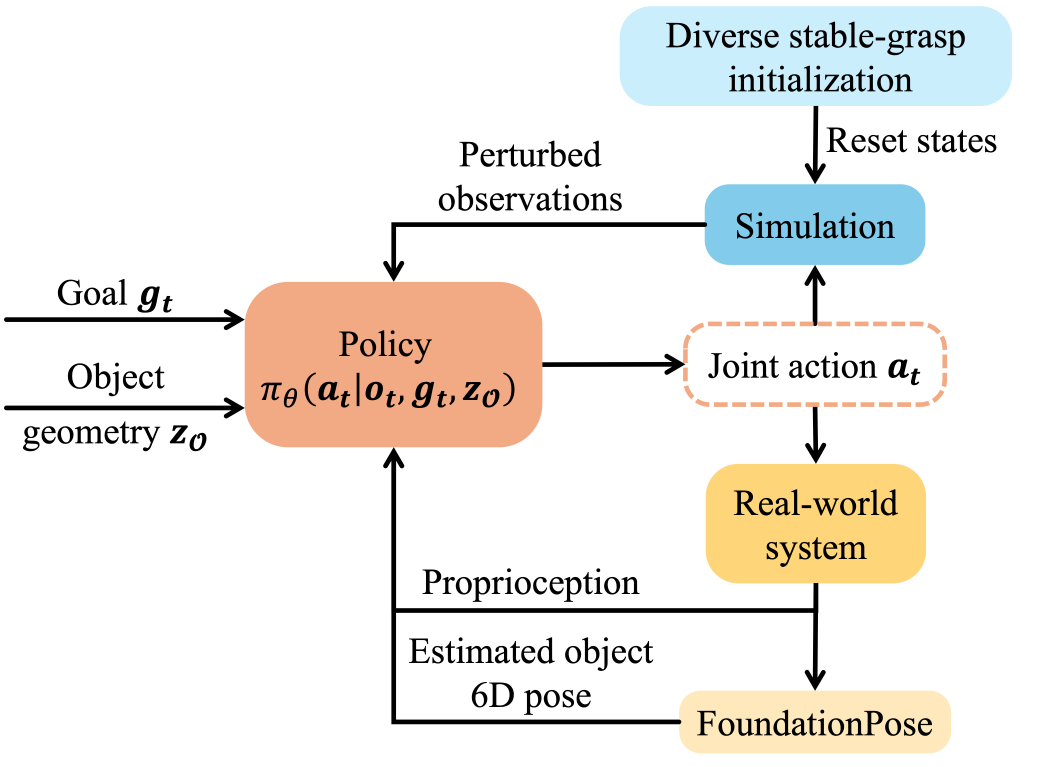
#> input picture images/2026_poise.png, 3180 x 2300 px, given in place of tile_0.png, which was not available (shown at 1/3 size)
$ python build_tacbpm_teaser.py
#> lines starting #> are read from the running program, lines starting #| are printed output that depends on the picture
#!/usr/bin/env python3
import subprocess
import tempfile
from pathlib import Path

from PIL import Image, ImageDraw, ImageFont

ROOT = Path(__file__).resolve().parents[1]
OUT = ROOT / "images" / "2026_tacbpm.png"
ARXIV = "https://arxiv.org/html/2609.18174v1/figures"
SITE = "https://tacbpm.github.io/static/videos/tacbfp"
VID_CACHE = Path("/tmp/tacbpm_grid")

GAP = 5
MARGIN_LEFT = 30
MARGIN_OTHER = 4
MARGIN_TOP = 13
IMG_W = 198
IMG_H = 132
CAP_H = 20
BG = (252, 252, 253)
LINE = (203, 213, 225)
CAPTION_COLOR = (71, 85, 105)
BADGE_BG = (241, 245, 249)
BADGE_FG = (30, 41, 59)
BADGE_EDGE = (148, 163, 184)
AXIS_FG = (100, 116, 139)

QUADS = (
    (
        0,
        0,
        [
            (f"{ARXIV}/qualitative/tiles/prior_multiobject_b_object_overlays_filled.png", "paper", "Sphere teachers"),
            (f"{ARXIV}/qualitative/tiles/prior_multiobject_a_object_overlays.png", "paper", "Downstream mix"),
            (f"{ARXIV}/qualitative/tiles/downstream_a_block03_object_overlay.png", "paper", "Block transfer"),
            (f"{ARXIV}/qualitative/tiles/downstream_b_block05_object_overlay.png", "paper", "Hard block"),
        ],
    ),
    (
        0,
        2,
        [
            ("small_hammer.mp4", "sim", "Small hammer"),
            ("blue_brush.mp4", "sim", "Blue brush"),
            ("staples_marker.mp4", "sim", "Staples marker"),
            ("mallet_hammer.mp4", "sim", "Mallet hammer"),
        ],
    ),
    (
        2,
        0,
        [
            (f"{ARXIV}/qualitative/tiles/real_a_small_tennis.png", "paper", "Small tennis"),
            (f"{ARXIV}/qualitative/tiles/real_c_standard_tennis.png", "paper", "Std tennis"),
            (f"{ARXIV}/qualitative/tiles/real_d_corner_block.png", "paper", "Corner block"),
            (f"{ARXIV}/qualitative/tiles/real_e_multiface.png", "paper", "Multiface"),
        ],
    ),
    (
        2,
        2,
        [
            ("seq1_h264.mp4", "real3", "Real grasp"),
            ("seq2_h264.mp4", "real3", "Real lift"),
            ("seq3_h264.mp4", "real3", "Real reorient"),
            ("seq4_h264.mp4", "real3", "Real deploy"),
        ],
    ),
)


def fetch(url: str, dest: Path) -> None:
    subprocess.run(["curl", "-fsSL", "-o", str(dest), url], check=True)


# [37 lines left out: functions frame_at, video_mid, not called in this run]


def resolve_image(src: str, kind: str, td: Path, index: int) -> Path:
    out = td / f"tile_{index}.jpg"
    if kind == "paper":
        tmp = td / f"tile_{index}.png"
        fetch(src, tmp)
        return tmp
    vpath = VID_CACHE / src
    sub = "arm/sim" if kind == "sim" else "arm/grasp_repose_real"
    if not vpath.is_file():
        vpath.parent.mkdir(parents=True, exist_ok=True)
        fetch(f"{SITE}/{sub}/{src}", vpath)
    if kind == "sim":
        video_mid(vpath, out)
    else:
        frame_at(vpath, 3.0, out)
    return out


def cover_crop(path: Path) -> Image.Image:
    img = Image.open(path).convert("RGB")
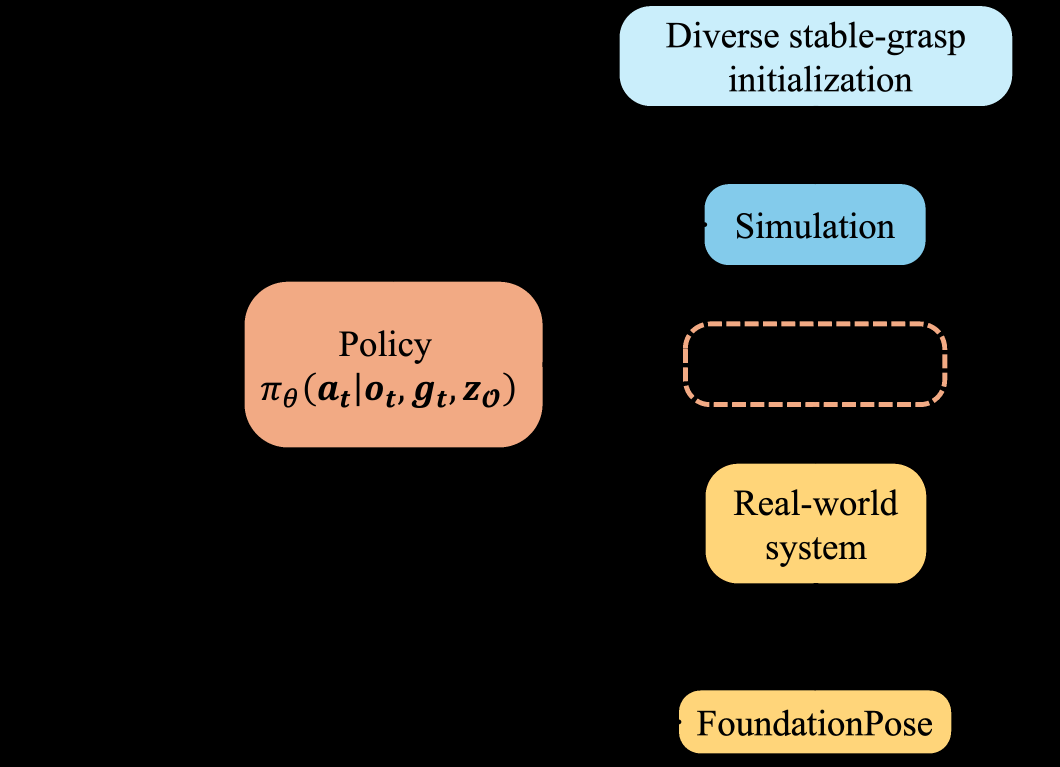
#> img: PIL image 3180x2300 RGB (shown at 1/3 size); mean R, G, B 37.6, 34.4, 29
    w, h = img.size
#> w = 3180; h = 2300
    scale = max(IMG_W / w, IMG_H / h)
#> scale = 0.0623
    nw, nh = int(w * scale), int(h * scale)
#> nw = 198; nh = 143
    img = img.resize((nw, nh), Image.Resampling.LANCZOS)
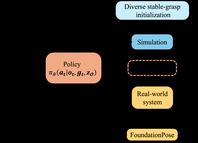
#> img: PIL image 198x143 RGB; mean R, G, B 37.7, 34.6, 29.1
    left = (nw - IMG_W) // 2
#> left = 0
    top = (nh - IMG_H) // 2
#> top = 5
    return img.crop((left, top, left + IMG_W, top + IMG_H))
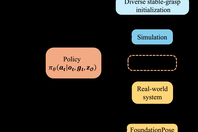
#> returned value: PIL image 198x132 RGB; mean R, G, B 37.1, 33.7, 28.2


def font(size: int = 11) -> ImageFont.FreeTypeFont | ImageFont.ImageFont:
    for name in (
        "/usr/share/fonts/truetype/dejavu/DejaVuSans.ttf",
        "/usr/share/fonts/TTF/DejaVuSans.ttf",
    ):
        p = Path(name)
        if p.is_file():
            return ImageFont.truetype(str(p), size)
    return ImageFont.load_default()


def make_tile(img: Image.Image, caption: str) -> Image.Image:
#> called with caption = 'Sphere teachers'
    tile = Image.new("RGB", (IMG_W, IMG_H + CAP_H), BG)
    tile.paste(img, (0, 0))
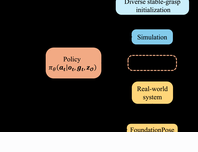
#> tile: PIL image 198x152 RGB; mean R, G, B 65.4, 62.4, 57.8
    draw = ImageDraw.Draw(tile)
    fnt = font(11)
    bbox = draw.textbbox((0, 0), caption, font=fnt)
#> bbox = (0, 2, 90, 13)
    tw = bbox[2] - bbox[0]
#> tw = 90
    draw.text(((IMG_W - tw) // 2, IMG_H + 3), caption, fill=CAPTION_COLOR, font=fnt)
    return tile


# [18 lines left out: functions tile_origin, draw_badge, not called in this run]


def main() -> None:
    with tempfile.TemporaryDirectory() as tmp:
        td = Path(tmp)
        tiles: list[tuple[int, int, Image.Image]] = []
        idx = 0
        for row0, col0, items in QUADS:
            for i, (src, kind, cap) in enumerate(items):
                path = resolve_image(src, kind, td, idx)
                img = cover_crop(path)
                tile = make_tile(img, cap)
                r = row0 + i // 2
                c = col0 + i % 2
                tiles.append((r, c, tile))
                idx += 1

        grid_w = 4 * IMG_W + 3 * GAP + MARGIN_LEFT + MARGIN_OTHER
        grid_h = 4 * (IMG_H + CAP_H) + 3 * GAP + MARGIN_OTHER * 2 + MARGIN_TOP
        out = Image.new("RGB", (grid_w, grid_h), BG)
        draw = ImageDraw.Draw(out)

        for r, c, tile in tiles:
            out.paste(tile, tile_origin(r, c))

        x0, y0 = MARGIN_LEFT, MARGIN_OTHER + MARGIN_TOP
        x1 = MARGIN_LEFT + 4 * IMG_W + 3 * GAP
        y1 = MARGIN_OTHER + MARGIN_TOP + 4 * (IMG_H + CAP_H) + 3 * GAP
        x_mid = MARGIN_LEFT + 2 * IMG_W + GAP + GAP // 2
        y_mid = MARGIN_OTHER + MARGIN_TOP + 2 * (IMG_H + CAP_H + GAP) + GAP // 2
        quad_w = 2 * IMG_W + GAP

        draw.rectangle([x0, y0, x1, y1], outline=LINE, width=1)
        draw.line([(x_mid, y0), (x_mid, y1)], fill=LINE, width=2)
        draw.line([(x0, y_mid), (x1, y_mid)], fill=LINE, width=2)

        axis_fnt = font(12)
        inhand, armhand, sim, real = "In-hand", "Arm-hand", "Sim", "Real"
        ih_bb = draw.textbbox((0, 0), inhand, font=axis_fnt)
        ah_bb = draw.textbbox((0, 0), armhand, font=axis_fnt)
        sim_bb = draw.textbbox((0, 0), sim, font=axis_fnt)
        real_bb = draw.textbbox((0, 0), real, font=axis_fnt)
        ih_w, ah_w = ih_bb[2] - ih_bb[0], ah_bb[2] - ah_bb[0]
        sim_w, real_w = sim_bb[2] - sim_bb[0], real_bb[2] - real_bb[0]

        draw.text(
            (x0 + quad_w // 2 - ih_w // 2, MARGIN_OTHER),
            inhand,
            fill=AXIS_FG,
            font=axis_fnt,
        )
        draw.text(
            (x_mid + quad_w // 2 - ah_w // 2, MARGIN_OTHER),
            armhand,
            fill=AXIS_FG,
            font=axis_fnt,
        )
        draw.text((6, y0 + (y_mid - y0) // 2 - 6), sim, fill=AXIS_FG, font=axis_fnt)
        draw.text((4, y_mid + (y1 - y_mid) // 2 - 6), real, fill=AXIS_FG, font=axis_fnt)

        tag_fnt = font(10)
        draw_badge(draw, x0 + 3, y0 + 3, "In-hand · Sim", tag_fnt)
        draw_badge(draw, x_mid + 3, y0 + 3, "Arm-hand · Sim", tag_fnt)
        draw_badge(draw, x0 + 3, y_mid + 3, "In-hand · Real", tag_fnt)
        draw_badge(draw, x_mid + 3, y_mid + 3, "Arm-hand · Real", tag_fnt)

        OUT.parent.mkdir(parents=True, exist_ok=True)
        out.save(OUT, format="PNG", optimize=True)
        print(OUT, out.size)


if __name__ == "__main__":
#> (the run stopped early here; a loop or call above may not have finished)

$ run again, on images/2026_inp3vio.jpg
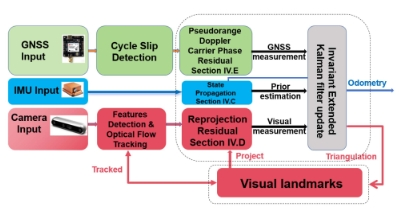
#> input picture images/2026_inp3vio.jpg, 399 x 217 px, given in place of tile_0.png, which was not available
#> in cover_crop, img is the input picture: PIL image 399x217 RGB; mean R, G, B 214.8, 205.9, 204.2
#> img: PIL image 242x132 RGB
#> in cover_crop, `return img.crop((left, top, left + IMG_W, top + IMG_H))`:
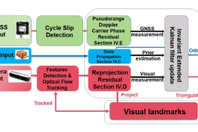
#> returned value: PIL image 198x132 RGB; mean R, G, B 211.1, 199.8, 197.5
#> in make_tile, `tile.paste(img, (0, 0))`:
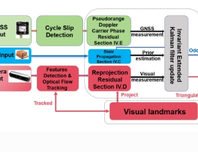
#> tile: PIL image 198x152 RGB; mean R, G, B 216.5, 206.7, 204.8
#> bbox = (0, 2, 90, 13)
#> tw = 90
